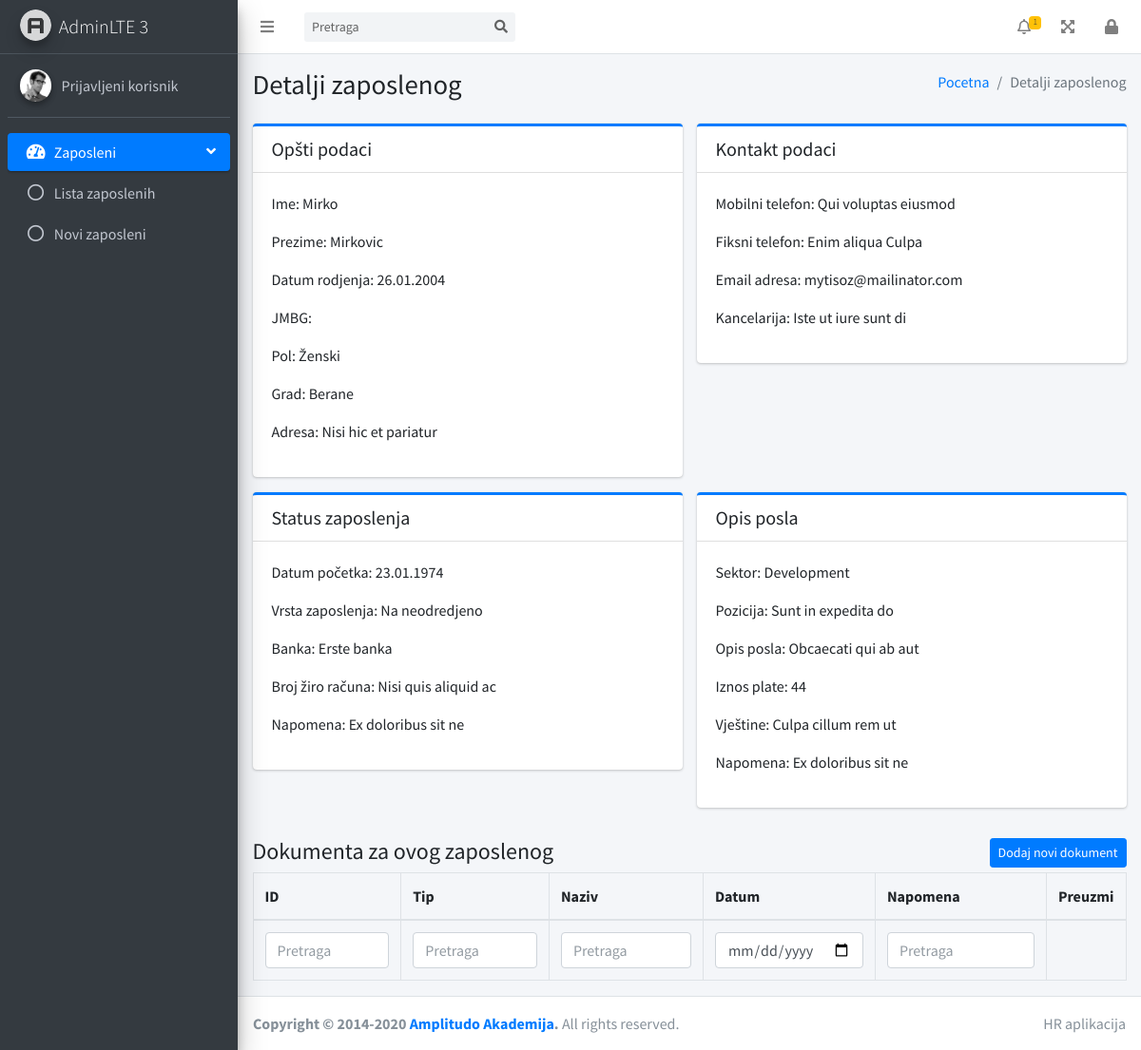
Page /zaposleni/detalji.php?id=15 on the committed database.
### tables this page shows
CREATE TABLE `radnik` (
  `id` int(11) NOT NULL,
  `ime` varchar(255) NOT NULL,
  `prezime` varchar(255) NOT NULL,
  `datum_rodjenja` date NOT NULL,
  `jmbg` varchar(13) NOT NULL,
  `pol` varchar(255) DEFAULT NULL,
  `napomena` text DEFAULT NULL,
  `grad_id` int(11) DEFAULT NULL,
  `adresa` varchar(255) DEFAULT NULL,
  `broj` varchar(255) DEFAULT NULL,
  `fotografija` varchar(255) DEFAULT NULL,
  `telefon1` varchar(255) DEFAULT NULL,
  `telefon2` varchar(255) DEFAULT NULL,
  `email` varchar(255) DEFAULT NULL,
  `kancelarija` varchar(255) DEFAULT NULL,
  `obrisan` tinyint(1) NOT NULL DEFAULT 0
);

CREATE TABLE `grad` (
  `id` int(11) NOT NULL,
  `naziv` varchar(255) NOT NULL
);

CREATE TABLE `radnik_zaposlenje` (
  `id` int(11) NOT NULL,
  `datum_pocetka` date NOT NULL DEFAULT current_timestamp(),
  `datum_isteka_ugovora` timestamp NULL DEFAULT NULL,
  `vrsta_zaposlenja_id` int(11) NOT NULL,
  `banka_id` int(11) NOT NULL,
  `broj_zr` varchar(255) NOT NULL,
  `napomena` text DEFAULT NULL,
  `radnik_id` int(11) NOT NULL,
  `status` tinyint(1) NOT NULL DEFAULT 1
);

CREATE TABLE `vrsta_zaposlenja` (
  `id` int(11) NOT NULL,
  `naziv` varchar(255) NOT NULL
);

CREATE TABLE `banka` (
  `id` int(11) NOT NULL,
  `naziv` varchar(255) NOT NULL
);

CREATE TABLE `sektor` (
  `id` int(11) NOT NULL,
  `naziv` varchar(255) NOT NULL
);

CREATE TABLE `radnik_pozicija` (
  `id` int(11) NOT NULL,
  `sektor_id` int(11) NOT NULL,
  `naziv_pozicije` varchar(255) NOT NULL,
  `opis_posla` varchar(255) DEFAULT NULL,
  `napomena` text DEFAULT NULL,
  `radnik_id` int(11) NOT NULL,
  `plata` decimal(10,0) NOT NULL,
  `vjestine` text DEFAULT NULL
);

### funkcije.php (called while the page is built, shortened)
<?php
    function validacija($niz, $kljuc, $required = false, $default = "", $url = "" ){
        if(isset($niz[$kljuc]) && $niz[$kljuc]){
            return $niz[$kljuc];
        }else{
            redirect($url);
        }
    }
?>

### zaposleni/detalji.php (the view, shortened to what this page needs)
<?php
    include "../db.php";
    include "../funkcije.php";
    $id = validacija($_GET, 'id', false, "", "./index.php" );
    $dodatni_uslovi = "";
    if(isset($_GET['filter_id']) && is_numeric($_GET['filter_id'])){
        $dodatni_uslovi .= " AND d.id = ".$_GET['filter_id'];
        $filter_id = $_GET['filter_id'];
    }else $filter_id = "";
    if(isset($_GET['filter_naziv']) && $_GET['filter_naziv'] != ""){
        $filter_naziv = strtolower($_GET['filter_naziv']);
        $dodatni_uslovi .= " AND lower(d.naziv) LIKE '%$filter_naziv%' ";
    }else $filter_naziv = "";
    if(isset($_GET['filter_tip_dokumenta']) && $_GET['filter_tip_dokumenta'] != ""){
        $filter_tip_dokumenta = strtolower($_GET['filter_tip_dokumenta']);
        $dodatni_uslovi .= " AND lower(td.naziv) LIKE '%$filter_tip_dokumenta%' ";
    }else $filter_tip_dokumenta = "";
    if(isset($_GET['filter_napomena']) && $_GET['filter_napomena'] != ""){
        $filter_napomena = strtolower($_GET['filter_napomena']);
        $dodatni_uslovi .= " AND lower(d.napomena) LIKE '%$filter_napomena%' ";
    }else $filter_napomena = "";
    if(isset($_GET['filter_datum']) && $_GET['filter_datum'] != ""){
        $filter_datum = $_GET['filter_datum'];
        $dodatni_uslovi .= " AND d.datum = '$filter_datum' ";
    }else $filter_datum = "";
    $sql = "
            SELECT
                *,
                rz.napomena as napomena2,
                g.naziv as grad_naziv,
                vz.naziv as vrsta_zaposlenja_naziv,
                b.naziv as banka_naziv,
                s.naziv as sektor_naziv
            FROM radnik r
            JOIN radnik_pozicija rp ON r.id = rp.radnik_id
            JOIN radnik_zaposlenje rz ON r.id = rz.radnik_id
            JOIN grad g ON g.id = r.grad_id
            JOIN vrsta_zaposlenja vz ON vz.id = rz.vrsta_zaposlenja_id
            JOIN banka b ON b.id = rz.banka_id
            JOIN sektor s ON s.id = rp.sektor_id
            WHERE r.id = $id
    ";
    $radnik = mysqli_fetch_assoc(mysqli_query($dbconn, $sql));
?>
<!DOCTYPE html>
<html lang="en">
<head>
  <link rel="stylesheet" href="../plugins/fontawesome-free/css/all.min.css">
  <link rel="stylesheet" href="../dist/css/adminlte.min.css">
</head>
<body class="hold-transition sidebar-mini">
<div class="wrapper">
  <?php
    include '../nav.php';
    include '../aside.php';
  ?>
  <div class="content-wrapper">
    <div class="content-header">
      <div class="container-fluid">
        <div class="row mb-2">
          <div class="col-sm-6">
            <h1 class="m-0">Detalji zaposlenog</h1>
          </div>
          <div class="col-sm-6">
            <ol class="breadcrumb float-sm-right">
              <li class="breadcrumb-item"><a href="#">Pocetna</a></li>
              <li class="breadcrumb-item active">Detalji zaposlenog</li>
            </ol>
          </div>
        </div>
      </div>
    </div>
    <div class="content">
      <div class="container-fluid">
        <div class="row">
          <div class="col-lg-6">
            <div class="card card-primary card-outline">
              <div class="card-header">
                <h5 class="m-0">Opšti podaci</h5>
              </div>
              <div class="card-body">
                <p>Ime: <?=$radnik['ime']?></p>
                <p>Prezime: <?=$radnik['prezime']?></p>
                <p>Datum rodjenja: <?=date('d.m.Y', strtotime($radnik['datum_rodjenja']) )?></p>
                <p>JMBG: <?=$radnik['jmbg']?></p>
                <p>Pol: <?=$radnik['pol']?></p>
                <p>Grad: <?=$radnik['grad_naziv']?></p>
                <p>Adresa: <?=$radnik['adresa']?></p>
              </div>
            </div>
          </div>
          <div class="col-lg-6">
              <div class="card card-primary card-outline">
              <div class="card-header">
                  <h5 class="m-0">Kontakt podaci</h5>
              </div>
              <div class="card-body">
                  <p>Mobilni telefon: <?=$radnik['telefon1']?> </p>
                  <p>Fiksni telefon: <?=$radnik['telefon2']?> </p>
                  <p>Email adresa: <?=$radnik['email']?> </p>
                  <p>Kancelarija: <?=$radnik['kancelarija']?> </p>
              </div>
              </div>
          </div>
        </div>
        <div class="row">
          <div class="col-lg-6">
            <div class="card card-primary card-outline">
              <div class="card-header">
                <h5 class="m-0">Status zaposlenja</h5>
              </div>
              <div class="card-body">
                <p>Datum početka: <?=date('d.m.Y', strtotime($radnik['datum_pocetka']) )?> </p>
                <p>Vrsta zaposlenja: <?=$radnik['vrsta_zaposlenja_naziv']?> </p>
                <p>Banka: <?=$radnik['banka_naziv']?> </p>
                <p>Broj žiro računa: <?=$radnik['broj_zr']?> </p>
                <p>Napomena: <?=$radnik['napomena']?> </p>
              </div>
            </div>
          </div>
          <div class="col-lg-6">
              <div class="card card-primary card-outline">
              <div class="card-header">
                  <h5 class="m-0">Opis posla</h5>
              </div>
              <div class="card-body">
                <p>Sektor: <?=$radnik['sektor_naziv']?> </p>
                <p>Pozicija: <?=$radnik['naziv_pozicije']?> </p>
                <p>Opis posla: <?=$radnik['opis_posla']?> </p>
                <p>Iznos plate: <?=$radnik['plata']?> </p>
                <p>Vještine: <?=$radnik['vjestine']?> </p>
                <p>Napomena: <?=$radnik['napomena2']?> </p>
              </div>
              </div>
          </div>
        </div>
        <div class="row">
            <div class="col-12">
                <h4 class="mt-3">
                    Dokumenta za ovog zaposlenog
                    <button type="button" class="btn btn-primary btn-sm float-right" data-toggle="modal" data-target="#modal_novi_dokument">
                        Dodaj novi dokument
                    </button>
                </h4>
                <table id="tabela_dokumenata" class="table table-bordered table-hover">
                    <thead>
                        <tr>
                            <th>ID</th>
                            <th>Tip</th>
                            <th>Naziv</th>
                            <th>Datum</th>
                            <th>Napomena</th>
                            <th>Preuzmi</th>
                        </tr>
                    </thead>
                    <tbody>
                        <tr>
                            <form method="GET" action="detalji.php#tabela_dokumenata">
                                <td> <input type="text" value="<?=$filter_id?>" name="filter_id" class="form-control" placeholder="Pretraga" > </td>
                                <td> <input type="text" value="<?=$filter_tip_dokumenta?>" name="filter_tip_dokumenta" class="form-control" placeholder="Pretraga" > </td>
                                <td> <input type="text" value="<?=$filter_naziv?>" name="filter_naziv" class="form-control" placeholder="Pretraga" > </td>
                                <td> <input type="date" value="<?=$filter_datum?>" name="filter_datum" class="form-control" placeholder="Pretraga" > </td>
                                <td> <input type="text" value="<?=$filter_napomena?>" name="filter_napomena" class="form-control" placeholder="Pretraga" > </td>
                                <td> <button type="submit" class="btn btn-primary d-none" > Pretraga </button> </td>
                            </form>
                        </tr>
                    </tbody>
                </table>
            </div>
        </div>
      </div>
    </div>
  </div>
  <?php
            include '../footer.php';
    ?>
</div>
</body>
</html>

### rows in the picture
radnik: ime "Mirko", prezime "Mirkovic", datum_rodjenja "26.01.2004", pol "Ženski", grad.naziv "Berane", adresa "Nisi hic et pariatur", telefon1 "Qui voluptas eiusmod", telefon2 "Enim aliqua Culpa", email "mytisoz@mailinator.com", kancelarija "Iste ut iure sunt di", radnik_zaposlenje.datum_pocetka "23.01.1974", vrsta_zaposlenja.naziv "Na neodredjeno", banka.naziv "Erste banka", radnik_zaposlenje.broj_zr "Nisi quis aliquid ac", radnik_zaposlenje.napomena "Ex doloribus sit ne", sektor.naziv "Development", radnik_pozicija.naziv_pozicije "Sunt in expedita do", radnik_pozicija.opis_posla "Obcaecati qui ab aut", radnik_pozicija.plata "44", radnik_pozicija.vjestine "Culpa cillum rem ut"

### other values in the picture
$broj_obavjestenja "1"
